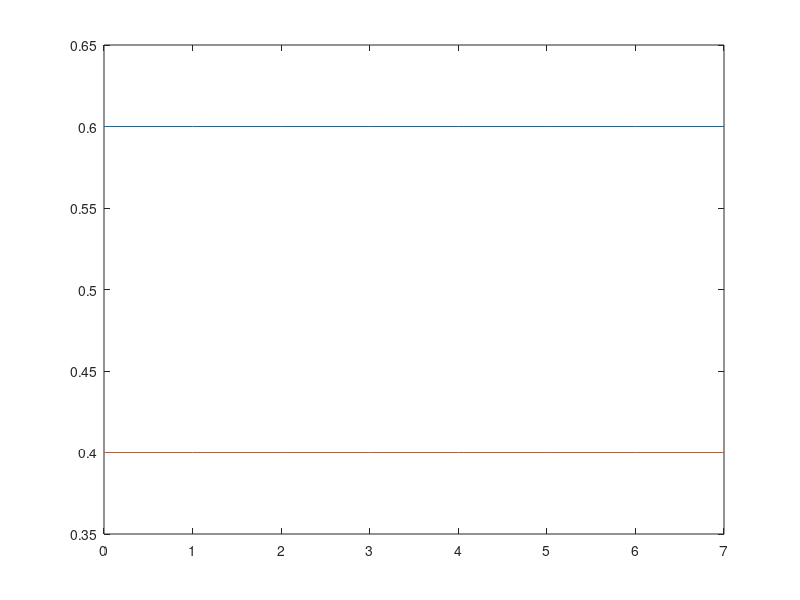

Here is the MATLAB script that generated this plot:
%% Compute u7 and v7
u = [1;0];
v = [0;1];
A = [0.8 0.3 ; 0.2 0.7];

for i = 1:7
    u = A*u;
    v = A*v;
    fprintf("It%d\n",i);disp(u);disp(v);
end

%% Plot u
u = [1 ; 0];
A = [.8 .3 ; .2 .7];
x = u; k = [0:7];

while (size(x,2)) <= 7
    u = A*u;x=[x u];
end
plot(k,x);

%% Plot v
v = [0 ; 1];
A = [.8 .3 ; .2 .7];
x = v; k = [0:7];

for j = 1:7
    v = A*v;x=[x v];
end
plot(k,x);

%% Guess S
s = [0.6 ; 0.4];  % From the other sections, i guess [0.6 ; 0.4]
A = [.8 .3 ; .2 .7];
x = s; k = [0:7];

for j = 1:7
    s = A*s;x=[x s];
end
plot(k,x);
